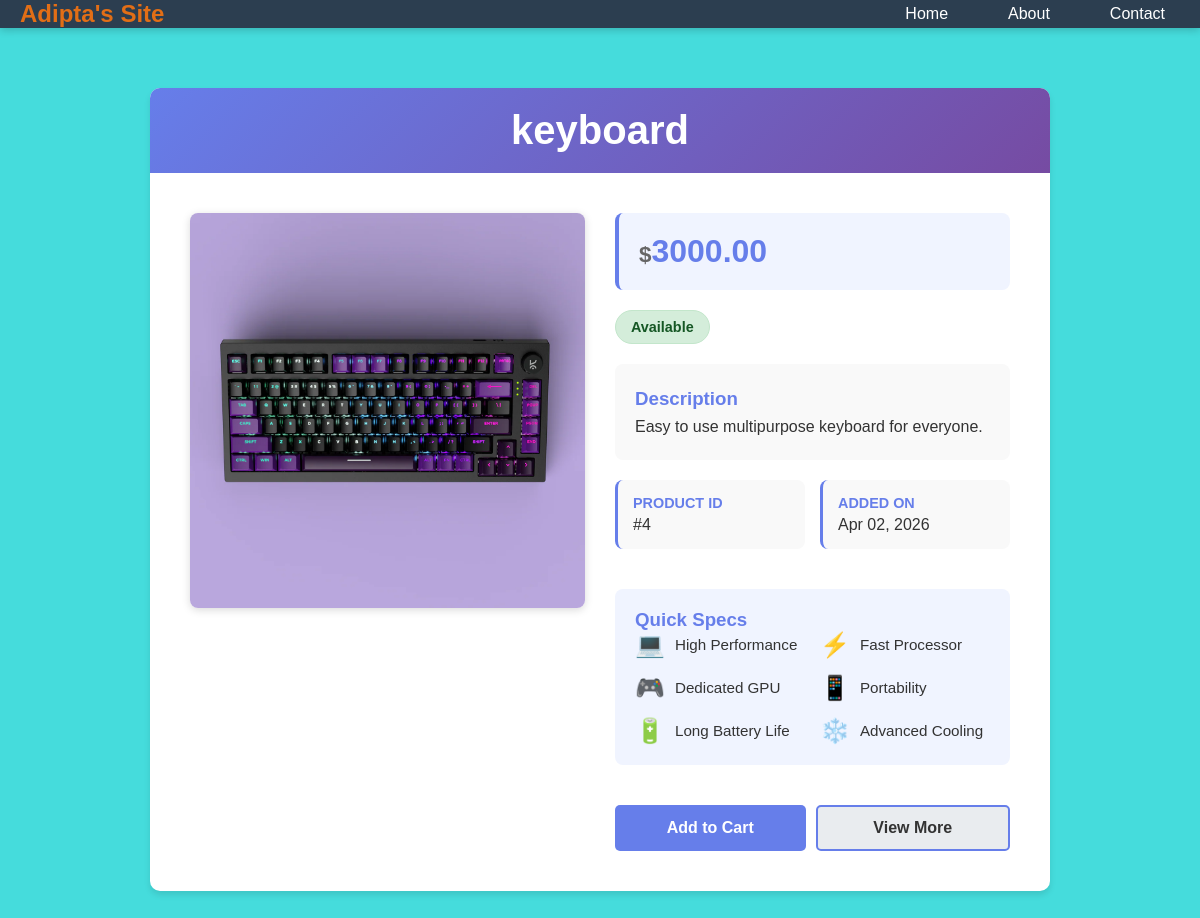
The app's page /newApp/product/4/ with its own data.
### newApp/models.py (models this page shows, shortened)
class Product(models.Model):
    PRODUCT_STATUS = (
        ('available', 'Available'),
        ('unavailable', 'Unavailable'),
        ('out_of_stock', 'Out of Stock'),
        ('discontinued', 'Discontinued'),
    )
    name = models.CharField(max_length=100)
    price = models.DecimalField(max_digits=10, decimal_places=2)
    image = models.ImageField(upload_to='products/')
    description = models.TextField()
    created_at = models.DateTimeField(default=timezone.now)
    status = models.CharField(max_length=20, choices=PRODUCT_STATUS, default='available')

### newApp/views.py (the view)
# urls.py: path('product/<int:product_id>/', views.product_detail, name='product_detail'),
def product_detail(request, product_id):
    product = get_object_or_404(Product, id=product_id)
    return render(request, 'newApp/product.html', {'product': product})

### newApp/templates/newApp/product.html (shortened to what this page needs)
{% extends 'website/layout.html' %}
{% load static %}
{% block content %}
<div class="product-container">
    <div class="product-header">
        <h1>{{ product.name }}</h1>
    </div>
    <div class="product-content">
        <div class="product-image">
            {% if product.image %}
                <img src="{{ product.image.url }}" alt="{{ product.name }}">
            {% else %}
                <img src="https://via.placeholder.com/400x300?text=No+Image" alt="No product image">
            {% endif %}
        </div>
        <div class="product-details">
            <div class="price-section">
                <p class="price">
                    <span class="currency">$</span>{{ product.price }}
                </p>
            </div>
            <div>
                <span class="status-badge status-{{ product.status }}">
                    {{ product.get_status_display }}
                </span>
            </div>
            <div class="description-section">
                <h3>Description</h3>
                <p>{{ product.description }}</p>
            </div>
            <div class="meta-info">
                <div class="meta-item">
                    <div class="meta-label">Product ID</div>
                    <div class="meta-value">#{{ product.id }}</div>
                </div>
                <div class="meta-item">
                    <div class="meta-label">Added On</div>
                    <div class="meta-value">{{ product.created_at|date:"M d, Y" }}</div>
                </div>
            </div>
            <div class="product-specs">
                <h3>Quick Specs</h3>
                <div class="specs-grid">
                    <div class="spec-item">
                        <span class="spec-icon">💻</span>
                        <span class="spec-text">High Performance</span>
                    </div>
                    <div class="spec-item">
                        <span class="spec-icon">⚡</span>
                        <span class="spec-text">Fast Processor</span>
                    </div>
                    <div class="spec-item">
                        <span class="spec-icon">🎮</span>
                        <span class="spec-text">Dedicated GPU</span>
                    </div>
                    <div class="spec-item">
                        <span class="spec-icon">📱</span>
                        <span class="spec-text">Portability</span>
                    </div>
                    <div class="spec-item">
                        <span class="spec-icon">🔋</span>
                        <span class="spec-text">Long Battery Life</span>
                    </div>
                    <div class="spec-item">
                        <span class="spec-icon">❄️</span>
                        <span class="spec-text">Advanced Cooling</span>
                    </div>
                </div>
            </div>
            <div class="action-buttons">
                <button class="btn btn-primary">Add to Cart</button>
                <button class="btn btn-secondary">View More</button>
            </div>
        </div>
    </div>
</div>
{% endblock %}

### static/style.css (style rules this page uses)
* { margin: 0; padding: 0; box-sizing: border-box; }
body { background-color: #45dcdc; font-family: Arial, sans-serif; }
h1 { color: #e26e16; text-align: center; }
.status-available { background-color: #4CAF50; color: white; padding: 5px 10px; border-radius: 4px; font-size: 12px; }

### newApp/templates/newApp/product.html (style rules this page uses)
.product-container { max-width: 900px; margin: 40px auto; background-color: white; border-radius: 10px; box-shadow: 0 4px 6px rgba(0, 0, 0, 0.1); overflow: hidden; }
.product-header { background: linear-gradient(135deg, #667eea 0%, #764ba2 100%); color: white; padding: 20px; text-align: center; }
.product-header h1 { color: white; margin: 0; font-size: 2.5em; }
.product-content { display: grid; grid-template-columns: 1fr 1fr; gap: 30px; padding: 40px; align-items: start; }
.product-image { text-align: center; }
.product-image img { max-width: 100%; height: auto; border-radius: 8px; box-shadow: 0 2px 8px rgba(0, 0, 0, 0.15); }
.product-details { display: flex; flex-direction: column; gap: 20px; }
.price-section { background-color: #f0f4ff; padding: 20px; border-radius: 8px; border-left: 4px solid #667eea; }
.price { font-size: 2em; font-weight: bold; color: #667eea; margin: 0; }
.currency { font-size: 0.7em; color: #666; }
.status-badge { display: inline-block; padding: 8px 15px; border-radius: 20px; font-weight: bold; font-size: 0.9em; width: fit-content; }
.status-available { background-color: #d4edda; color: #155724; border: 1px solid #c3e6cb; }
.description-section { background-color: #f9f9f9; padding: 20px; border-radius: 8px; line-height: 1.6; color: #333; }
.description-section h3 { margin-top: 0; color: #667eea; }
.description-section p { margin: 0; }
.meta-info { display: grid; grid-template-columns: 1fr 1fr; gap: 15px; }
.meta-item { background-color: #f9f9f9; padding: 15px; border-radius: 8px; border-left: 3px solid #667eea; }
.meta-label { font-weight: bold; color: #667eea; font-size: 0.9em; text-transform: uppercase; margin-bottom: 5px; }
.meta-value { color: #333; font-size: 1em; }
.action-buttons { display: flex; gap: 10px; margin-top: 20px; }
.btn { flex: 1; padding: 12px 20px; border: none; border-radius: 5px; font-size: 1em; font-weight: bold; cursor: pointer; transition: all 0.3s ease; }
.btn-primary { background-color: #667eea; color: white; }
.btn-secondary { background-color: #e9ecef; color: #333; border: 2px solid #667eea; }
.product-specs { background-color: #f0f4ff; padding: 20px; border-radius: 8px; margin-top: 20px; }
.product-specs h3 { color: #667eea; margin-top: 0; }
.specs-grid { display: grid; grid-template-columns: 1fr 1fr; gap: 15px; }
.spec-item { display: flex; align-items: center; gap: 10px; }
.spec-icon { font-size: 1.5em; }
.spec-text { font-size: 0.95em; color: #333; }

### records on screen
Product: name "keyboard", image (picture), price "3000.00", status "Available", description "Easy to use multipurpose keyboard for everyone.", id "4", created_at "Apr 02, 2026"
